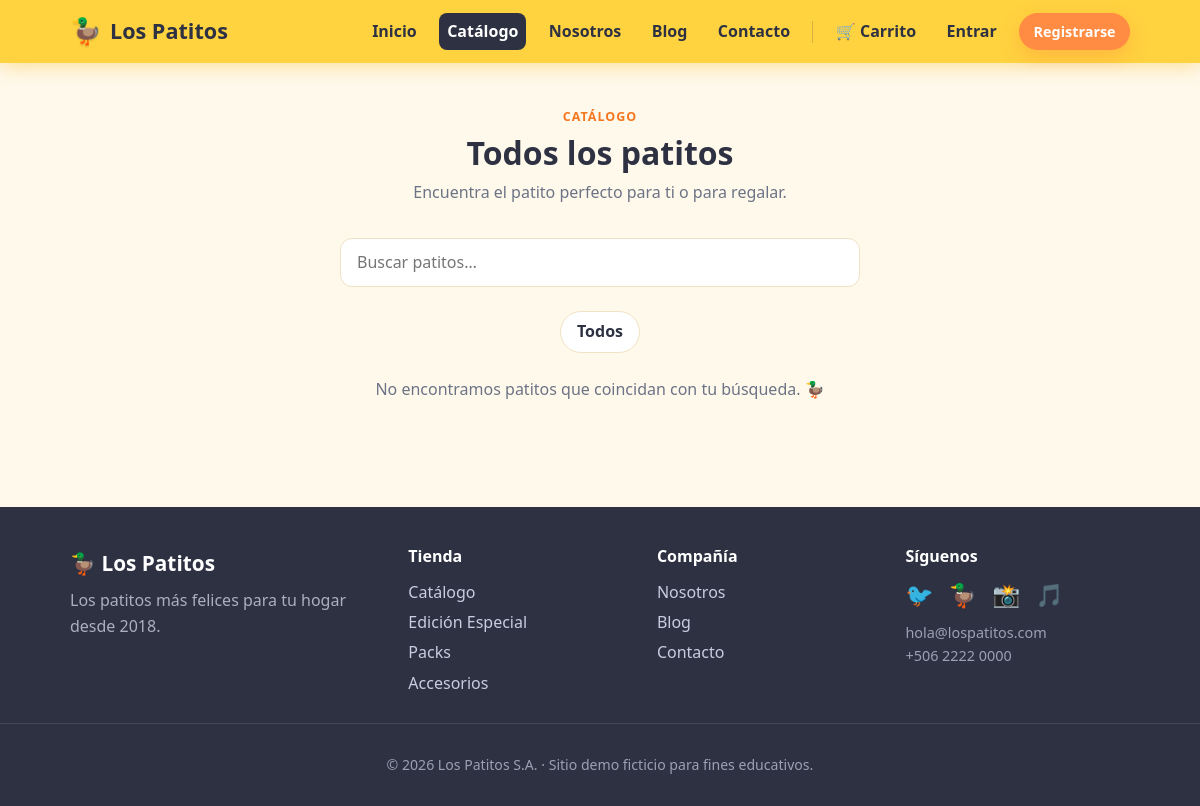
/productos.php?categoria=clasicos, run on an earlier commit of the app's database.
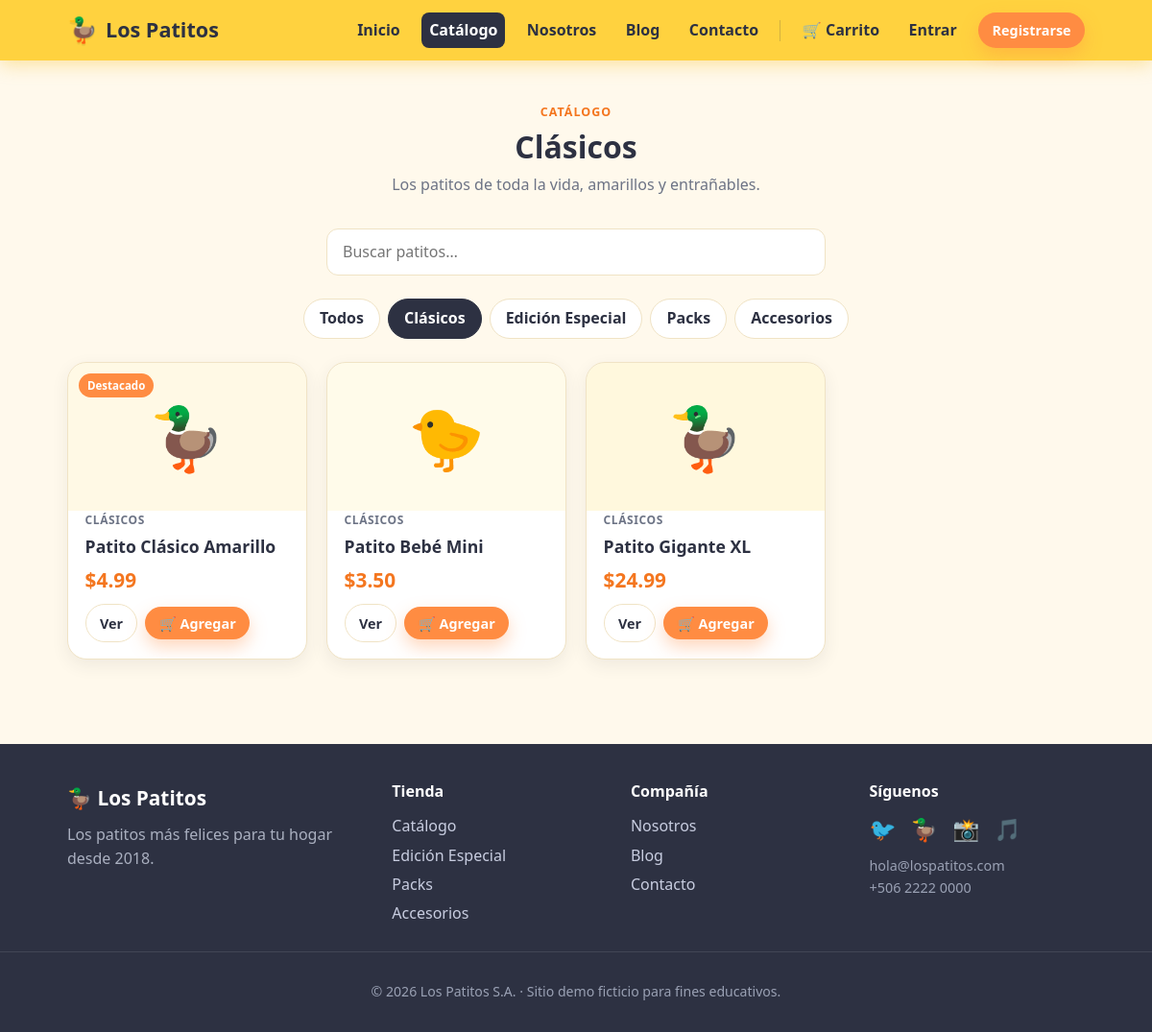
And on a later commit of the database.
### tables this page shows
CREATE TABLE IF NOT EXISTS categorias (
    id BIGINT UNSIGNED AUTO_INCREMENT PRIMARY KEY,
    nombre VARCHAR(80) NOT NULL,
    slug VARCHAR(80) NOT NULL,
    descripcion VARCHAR(255) NULL,
    UNIQUE KEY uk_categorias_slug (slug)
);

CREATE TABLE IF NOT EXISTS productos (
    id BIGINT UNSIGNED AUTO_INCREMENT PRIMARY KEY,
    categoria_id BIGINT UNSIGNED NULL,
    nombre VARCHAR(120) NOT NULL,
    slug VARCHAR(120) NOT NULL,
    descripcion TEXT NULL,
    precio DECIMAL(10, 2) NOT NULL DEFAULT 0.00,
    emoji VARCHAR(16) NOT NULL DEFAULT '🦆',
    color_hex VARCHAR(7) NOT NULL DEFAULT '#FFD23F',
    stock INT NOT NULL DEFAULT 0,
    destacado TINYINT(1) NOT NULL DEFAULT 0,
    estado ENUM('activo', 'inactivo') NOT NULL DEFAULT 'activo',
    fecha_creacion TIMESTAMP NOT NULL DEFAULT CURRENT_TIMESTAMP,
    UNIQUE KEY uk_productos_slug (slug),
    KEY idx_productos_categoria (categoria_id),
    CONSTRAINT fk_productos_categoria FOREIGN KEY (categoria_id)
        REFERENCES categorias (id) ON DELETE SET NULL
);

### includes/helpers.php (called while the page is built, shortened)
<?php
function e(?string $value): string
{
    return htmlspecialchars((string) $value, ENT_QUOTES, 'UTF-8');
}

### includes/auth.php (called while the page is built, shortened)
<?php
require_once __DIR__ . '/../config.php';
require_once __DIR__ . '/helpers.php';
function is_authenticated(): bool
{
    return !empty($_SESSION['user_id']);
}
function current_user(): ?array
{
    if (!is_authenticated()) {
        return null;
    }
    $user = find_user_by_id((int) $_SESSION['user_id']);
    return $user;
}

### config.php (called while the page is built, shortened)
<?php
function db(): PDO
{
    static $pdo = null;
    if ($pdo instanceof PDO) {
        return $pdo;
    }
    $dsn = sprintf(
        'mysql:host=%s;port=%s;dbname=%s;charset=utf8mb4',
        DB_HOST,
        DB_PORT,
        DB_NAME
    );
    $options = [
        PDO::ATTR_ERRMODE => PDO::ERRMODE_EXCEPTION,
        PDO::ATTR_DEFAULT_FETCH_MODE => PDO::FETCH_ASSOC,
        PDO::ATTR_EMULATE_PREPARES => false,
    ];
    $pdo = new PDO($dsn, DB_USER, DB_PASS, $options);
    return $pdo;
}

### includes/catalog.php (called while the page is built, shortened)
<?php
require_once __DIR__ . '/../config.php';
function get_categorias(): array
{
    return db()->query('SELECT id, nombre, slug, descripcion FROM categorias ORDER BY id')
        ->fetchAll();
}
function get_categoria_por_slug(string $slug): ?array
{
    $stmt = db()->prepare('SELECT id, nombre, slug, descripcion FROM categorias WHERE slug = :slug LIMIT 1');
    $stmt->execute(['slug' => $slug]);
    return $stmt->fetch() ?: null;
}
function get_productos(?string $categoriaSlug = null, ?string $busqueda = null): array
{
    $sql = "SELECT p.id, p.nombre, p.slug, p.descripcion, p.precio, p.emoji, p.color_hex,
                   p.stock, p.destacado, c.nombre AS categoria, c.slug AS categoria_slug
            FROM productos p
            LEFT JOIN categorias c ON c.id = p.categoria_id
            WHERE p.estado = 'activo'";
    $params = [];
    if ($categoriaSlug !== null && $categoriaSlug !== '') {
        $sql .= ' AND c.slug = :categoria';
        $params['categoria'] = $categoriaSlug;
    }
    $sql .= ' ORDER BY p.destacado DESC, p.nombre ASC';
    $stmt = db()->prepare($sql);
    $stmt->execute($params);
    return $stmt->fetchAll();
}

### productos.php (the view, shortened to what the changed rows need)
<?php
require_once __DIR__ . '/config.php';
require_once __DIR__ . '/includes/layout.php';
require_once __DIR__ . '/includes/catalog.php';
$categoriaSlug = trim((string) ($_GET['categoria'] ?? ''));
$busqueda = trim((string) ($_GET['q'] ?? ''));
$categorias = get_categorias();
$categoriaActual = $categoriaSlug !== '' ? get_categoria_por_slug($categoriaSlug) : null;
$productos = get_productos($categoriaActual ? $categoriaSlug : null, $busqueda !== '' ? $busqueda : null);
render_header('Catálogo', 'productos');
?>
<section class="section">
    <div class="container">
        <div class="section__head">
            <span class="eyebrow">Catálogo</span>
            <h2><?= $categoriaActual ? e($categoriaActual['nombre']) : 'Todos los patitos' ?></h2>
            <p><?= $categoriaActual ? e($categoriaActual['descripcion']) : 'Encuentra el patito perfecto para ti o para regalar.' ?></p>
        </div>
        <form method="get" class="form" style="max-width:520px;margin:0 auto 1.5rem;">
            <div class="form__group">
            </div>
        </form>
        <div class="chips">
            <a class="chip<?= $categoriaSlug === '' ? ' is-active' : '' ?>" href="productos.php">Todos</a>
            <?php foreach ($categorias as $c): ?>
                <a class="chip<?= $categoriaSlug === $c['slug'] ? ' is-active' : '' ?>" href="productos.php?categoria=<?= e($c['slug']) ?>"><?= e($c['nombre']) ?></a>
            <?php endforeach; ?>
        </div>
        <?php if ($productos === []): ?>
            <p class="text-center muted">No encontramos patitos que coincidan con tu búsqueda. 🦆</p>
        <?php else: ?>
            <div class="grid grid--products">
                <?php foreach ($productos as $p): ?>
                    <article class="product">
                        <div class="product__media" style="background: <?= e($p['color_hex']) ?>22;">
                            <?php if ((int) $p['destacado'] === 1): ?><span class="product__tag">Destacado</span><?php endif; ?>
                            <?= e($p['emoji']) ?>
                        </div>
                        <div class="product__body">
                            <span class="product__cat"><?= e($p['categoria'] ?? 'General') ?></span>
                            <h3 class="product__name"><a href="producto.php?slug=<?= e($p['slug']) ?>"><?= e($p['nombre']) ?></a></h3>
                            <div class="product__price"><?= e(money($p['precio'])) ?></div>
                            <div class="product__foot">
                                <a class="button button--ghost button--sm" href="producto.php?slug=<?= e($p['slug']) ?>">Ver</a>
                                <form method="post" action="carrito.php" style="margin:0;">
                                    <button type="submit" class="button button--primary button--sm">🛒 Agregar</button>
                                </form>
                            </div>
                        </div>
                    </article>
                <?php endforeach; ?>
            </div>
        <?php endif; ?>
    </div>
</section>
<?php
render_footer();

### includes/layout.php (shortened to what the changed rows need)
<?php
require_once __DIR__ . '/helpers.php';
require_once __DIR__ . '/auth.php';
function nav_links(): array
{
    return [
        'inicio'    => ['Inicio', 'index.php'],
        'productos' => ['Catálogo', 'productos.php'],
        'nosotros'  => ['Nosotros', 'nosotros.php'],
        'blog'      => ['Blog', 'blog.php'],
        'contacto'  => ['Contacto', 'contacto.php'],
    ];
}
function render_header(string $title, string $active = ''): void
{
    $user = current_user();
    $cartCount = cart_count();
    ?>
<!DOCTYPE html>
<html lang="es">
<head>
    <link rel="stylesheet" href="assets/css/styles.css">
</head>
<body>
    <header class="navbar">
        <div class="navbar__inner">
            <nav class="navbar__nav">
                <?php foreach (nav_links() as $key => [$label, $href]): ?>
                    <a
                        class="navbar__link<?= $active === $key ? ' is-active' : '' ?>"
                        href="<?= e($href) ?>"
                    ><?= e($label) ?></a>
                <?php endforeach; ?>
                <?php if ($user): ?>
                    <a class="navbar__link<?= $active === 'carrito' ? ' is-active' : '' ?>" href="carrito.php">
                        🛒 Carrito<?php if ($cartCount > 0): ?> <span class="navbar__badge"><?= (int) $cartCount ?></span><?php endif; ?>
                    </a>
                    <a class="navbar__link<?= $active === 'cuenta' ? ' is-active' : '' ?>" href="dashboard.php">Mi cuenta</a>
                    <form method="post" action="logout.php" class="navbar__logout">
                        <?= csrf_input() ?>
                        <button type="submit" class="button button--ghost button--sm">Salir</button>
                    </form>
                <?php else: ?>
                    <a class="navbar__link<?= $active === 'carrito' ? ' is-active' : '' ?>" href="carrito.php">
                        🛒 Carrito<?php if ($cartCount > 0): ?> <span class="navbar__badge"><?= (int) $cartCount ?></span><?php endif; ?>
                    </a>
                    <a class="navbar__link" href="login.php">Entrar</a>
                    <a class="button button--primary button--sm" href="registro.php">Registrarse</a>
                <?php endif; ?>
            </nav>
        </div>
    </header>
    <main class="site-main">
<?php
}
function render_footer(): void
{
    ?>
    </main>
</body>
</html>
<?php
}
function money(float|string|int $amount): string
{
    return '$' . number_format((float) $amount, 2, '.', ',');
}

What changed in the data, as far as the page shows it:
added categorias: nombre "Clásicos", descripcion "Los patitos de toda la vida, amarillos y entrañables.", slug "clasicos" (drawn)
added categorias: nombre "Edición Especial"
added categorias: nombre "Packs"
added categorias: nombre "Accesorios"
added productos: destacado "Destacado", emoji "🦆", categoria.nombre "CLÁSICOS", nombre "Patito Clásico Amarillo", precio "$4.99"
added productos: emoji "🐤", categoria.nombre "CLÁSICOS", nombre "Patito Bebé Mini", precio "$3.50"
added productos: emoji "🦆", categoria.nombre "CLÁSICOS", nombre "Patito Gigante XL", precio "$24.99"
Also different on the page:
text no longer shown: "Todos los patitos Encuentra el patito perfecto para ti o para regalar. No encontramos patitos que coincidan con tu búsqueda. 🦆"
